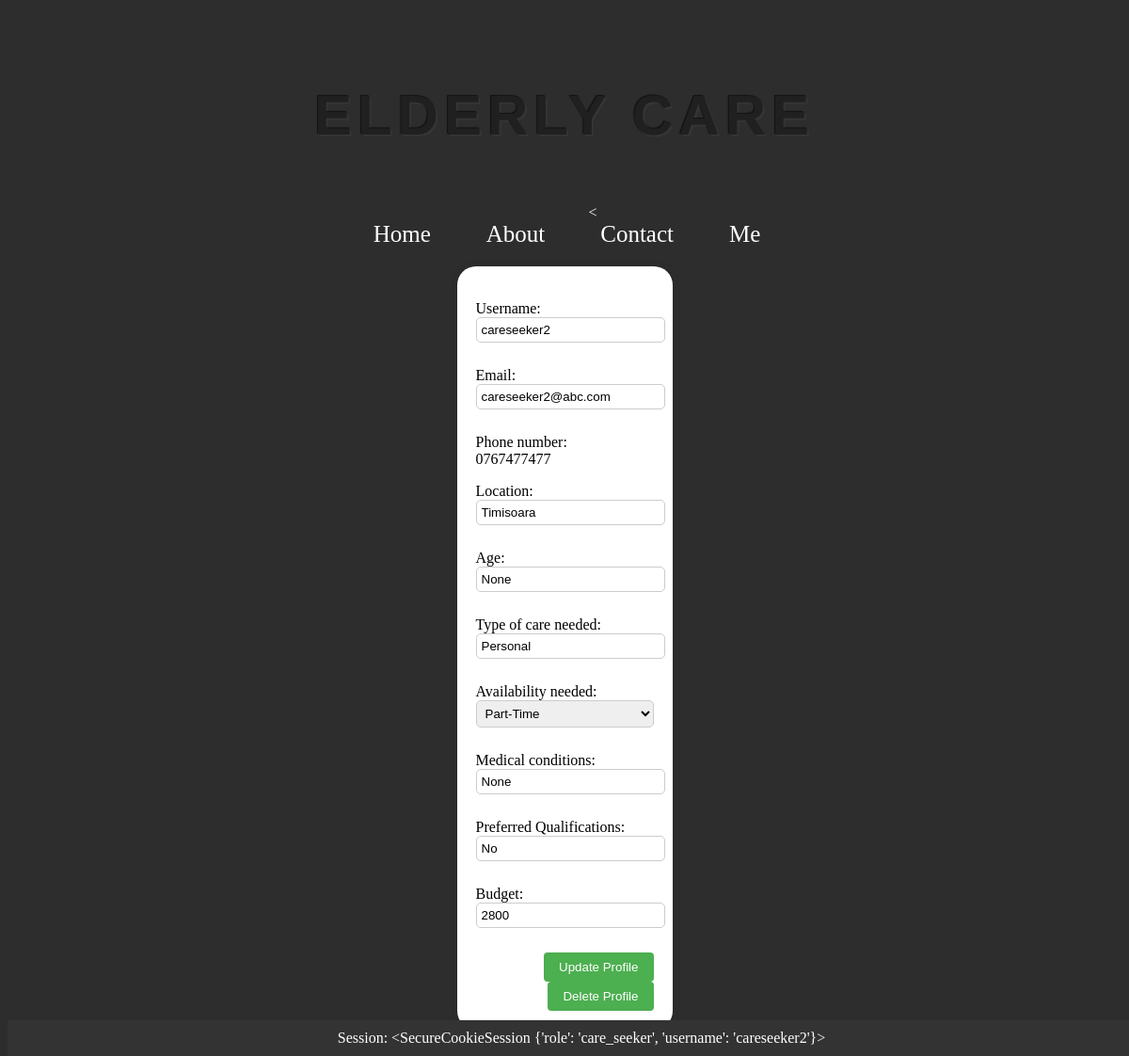
The app's page /careseeker_profile/careseeker2 (signed in) with its own data.
### app/models.py (models this page shows, shortened)
class Users(db.Model, UserMixin):
    __tablename__ = 'users'
    id = db.Column(db.Integer, primary_key=True)
    username = db.Column(db.String(50), unique=True, nullable=False)
    email = db.Column(db.String(120), unique=True, nullable=False)
    password = db.Column(db.String(255), nullable=False)
    location = db.Column(db.String(60), nullable=False)
    phone_number = db.Column(db.String(20), nullable=False)
    role = db.Column(db.String(15), nullable=False)
    age = db.Column(db.Integer)
    experience = db.Column(db.Integer)
    references = db.Column(ChoiceType([('Yes', 'yes'), ('No', 'no'), ('N/A', 'n/a')]))
    availability = db.Column(ChoiceType([('Full-Time', 'FT'), ('Part-Time', 'PT')]))
    languages_spoken = db.Column(db.String(100))
    background_check = db.Column(db.Boolean)
    additional_notes = db.Column(db.Text)
    type_of_care_needed = db.Column(db.String(100))
    monthly_budget = db.Column(db.Integer)
    availability_needed = db.Column(ChoiceType([('Full-Time', 'FT'), ('Part-Time', 'PT')]))
    preferred_qualifications = db.Column(db.String(100))
    medical_conditions = db.Column(db.String(100))

### app/routes.py (the view)
@auth_blueprint.route('/careseeker_profile/<username>', methods=['GET', 'POST'])
def careseeker_profile(username):
    if 'role' in session and session['role'] == 'care_seeker':
        print(session['role'])
        print(session['username'])
        user = Users.query.filter_by(username=username, role='care_seeker').first()
        if request.method == 'POST':
            new_username = request.form.get('new_username')
            new_email = request.form.get('new_email')
            new_location = request.form.get('new_location')
            new_age = request.form.get('new_age')
            new_type_of_care_needed = request.form.get('new_type_of_care_needed')
            new_medical_conditions = request.form.get('new_medical_conditions')
            new_preferred_qualifications = request.form.get('new_preferred_qualifications')
            new_monthly_budget = request.form.get('new_monthly_budget')
            new_availability_needed = request.form.get('new_availability_needed')
            if new_username != user.username and Users.query.filter_by(username=new_username).first():
                flash('Username already exists. Please choose a different one.', 'error')
                return render_template('careseeker_profile.html', user=user)
            else:
                user.username = new_username
            if new_email:
                user.email = new_email
            if new_location:
                user.location = new_location
            if new_age:
                user.age = new_age
            if new_type_of_care_needed:
                user.type_of_care_needed = new_type_of_care_needed
            if new_availability_needed:
                user.availability_needed = new_availability_needed
            if new_monthly_budget:
                user.monthly_budget = new_monthly_budget
            if new_preferred_qualifications:
                user.preferred_qualifications = new_preferred_qualifications
            if new_medical_conditions:
                user.medical_conditions = new_medical_conditions
            db.session.commit()
            session['username'] = new_username
            username = new_username
            flash('Profile updated successfully', 'success')
            return redirect(url_for('auth.careseeker_profile', username=username))
        else:
            return render_template('careseeker_profile.html', user=user)
    else:
        flash('Login first', 'error')
        return redirect(url_for('home.homepage'))

### app/templates/careseeker_profile.html (shortened to what this page needs)
{% extends 'base.html' %}
{% block content %}
    <div class="profile-container">
        <div class="profile-box">
            <form method="post">
    <p>Username:<br> <input type="text" name="new_username" value="{{ user.username }}"></p>
    <p>Email:<br> <input type="text" name="new_email" value="{{ user.email }}"></p>
    <p>Phone number:<br> {{ user.phone_number }}</p>
    <p>Location:<br> <input type="text" name="new_location" value="{{ user.location }}"></p>
    <p>Age:<br> <input type="text" name="new_age" value="{{ user.age }}"></p>
    <p>Type of care needed:<br> <input type="text" name="new_type_of_care_needed" value="{{ user.type_of_care_needed }}"></p>
    <p>Availability needed:<br>
        <select name="new_availability_needed">
            <option value="Part-Time" {% if user.availability_needed == 'Part-Time' %}selected{% endif %}>Part-Time</option>
        </select>
    </p>
    <p>Medical conditions:<br> <input type="text" name="new_medical_conditions" value="{{ user.medical_conditions }}"></p>
    <p>Preferred Qualifications:<br> <input type="text" name="new_preferred_qualifications" value="{{ user.preferred_qualifications }}"></p>
    <p>Budget:<br> <input type="text" name="new_monthly_budget" value="{{ user.monthly_budget }}"></p>
    <button type="submit">Update Profile</button>
</form>
<form action="{{ url_for('auth.delete_profile') }}" method="post">
    <button type="submit" class="delete-button" onclick="confirmDelete()">Delete Profile</button>
</form>
        </div>
    </div>
{% endblock %}

### app/templates/base.html (style rules this page uses)
body { background-color: #2d2d2d; }

### app/templates/careseeker_profile.html (style rules this page uses)
.profile-container { display: flex; justify-content: center; align-items: center; height: auto; }
.profile-box { background-color: white; padding: 20px; border-radius: 20px; box-shadow: 0 0 10px rgba(0, 0, 0, 0.1); margin-bottom: 20px; }
.profile-box input[type="text"], .profile-box select { width: 100%; margin-bottom: 10px; padding: 5px; border: 1px solid #ccc; border-radius: 5px; }
.profile-box button { padding: 8px 16px; background-color: #4CAF50; color: white; border: none; border-radius: 4px; cursor: pointer; float: right; }

### records on screen
Users: new_username "careseeker2", new_email "careseeker2@abc.com", phone_number "0767477477", new_location "Timisoara", new_age "None", new_type_of_care_needed "Personal", new_availability_needed "Part-Time", new_medical_conditions "None", new_preferred_qualifications "No", new_monthly_budget "2800"

### other values on screen
{{ session }} "<SecureCookieSession {'role': 'care_seeker', 'username': 'careseeker2'}>"
